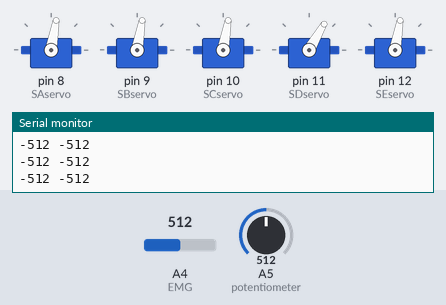
This sketch was run on a simulated Arduino Uno, built with avr-gcc and run on an emulated ATmega328P. On the bench: 5 × servo, the last lines printed to the serial monitor. The test bench sets the inputs (shaded band); at power-on: A5 (potentiometer) = 512, A4 (EMG) = 512.

Above: at 1.2 s.
1.3 s: A5 (potentiometer) set to 527
At 2.1 s:
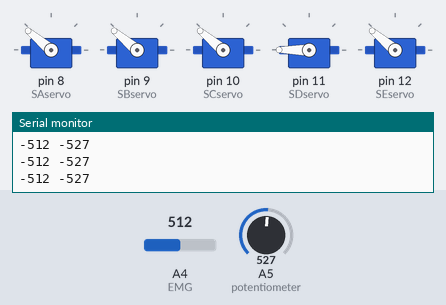
4.3 s: A4 (EMG) set to 542
At 5.5 s:
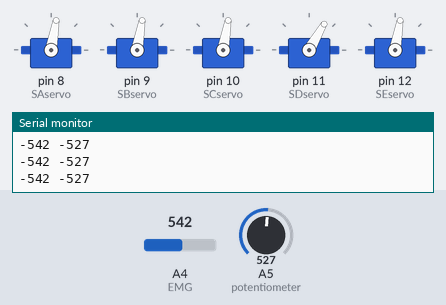
5.8 s: A4 (EMG) set to 511
At 6.6 s:
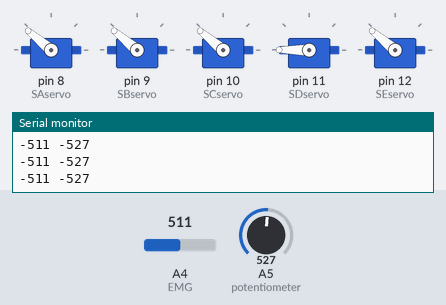
8.8 s: A4 (EMG) set to 716
At 10.3 s:
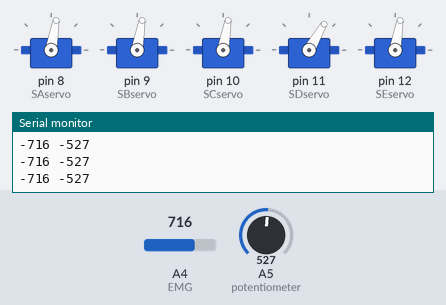
Timing chart, 0 to 11.3 s (numbered marks = the images above; inputs shaded):
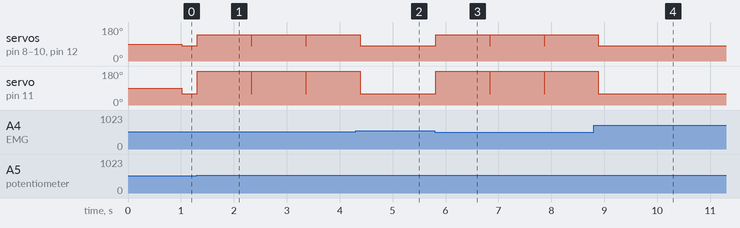

Measured:
- the behaviour switches between 512 and 513 on A5 (potentiometer) (found by bisection; images 0 and 1)
- the behaviour switches between 526 and 527 on A4 (EMG) (found by bisection; images 1 and 2)
- after the input at 1.3 s, servo on pin 8 (SAservo), servo on pin 9 (SBservo), servo on pin 10 (SCservo), servo on pin 12 (SEservo): 80° → 140° at once; servo on pin 11 (SDservo): 60° → 180° at once
- after the input at 4.3 s, servo on pin 8 (SAservo), servo on pin 9 (SBservo), servo on pin 10 (SCservo), servo on pin 12 (SEservo): goes on until 4.4 s, then stays 80°; servo on pin 11 (SDservo): goes on until 4.4 s, then stays 60°
- after the input at 5.8 s, servo on pin 8 (SAservo), servo on pin 9 (SBservo), servo on pin 10 (SCservo), servo on pin 12 (SEservo): 80° → 140° at once; servo on pin 11 (SDservo): 60° → 180° at once
- after the input at 8.8 s, servo on pin 8 (SAservo), servo on pin 9 (SBservo), servo on pin 10 (SCservo), servo on pin 12 (SEservo): goes on until 8.9 s, then stays 80°; servo on pin 11 (SDservo): goes on until 8.9 s, then stays 60°

The sketch:

main.ino
```cpp
#include <Servo.h>

Servo SAservo;
Servo SBservo;
Servo SCservo;
Servo SDservo;
Servo SEservo;

int Sa = 90;  // default Position
int Sb = 50;  //
int Sc = 40;  //
int Sd = 50;  //
int Se = 50;  //

int period = 1000;
int activite = -1;
unsigned long time_now = 0;
const int EMG = A4;             //set ECG sensor value
const int potentiometer = A5;   //the analog pin input of the potentiometer
unsigned long temps = 0;
int EMG_Value = 0;
int threshold = 0;

void setup() {
  SAservo.attach(8);   //index finger servo
  SBservo.attach(9);   //thumb servo
  SCservo.attach(10);  //ring finger servo
  SDservo.attach(11);  //middle servo
  SEservo.attach(12);  //little finger servo

  Serial.begin(115200); // open the serial port and set the baud rate to 9600
}

void loop() {

  time_now = millis();
  threshold = -analogRead(potentiometer);
  EMG_Value = -analogRead(EMG);

  Serial.print(EMG_Value);
  Serial.print(" ");
  Serial.println(threshold);
  delay(10);

   if ((EMG_Value > threshold) && (activite == -1)) {
    activite = millis();
    SAservo.write(140);
    SBservo.write(140);
    SCservo.write(140);
    SDservo.write(180);
    SEservo.write(140);
   }
   else if (time_now >= activite + period) {
      activite = -1;
      SAservo.write(80);
      SBservo.write(80);
      SCservo.write(80);
      SDservo.write(60);
      SEservo.write(80);
    }
}
```
